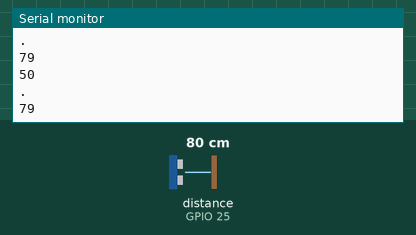
Bench run of a program on a simulated ESP32. Shown: the last lines printed to the serial monitor. Inputs (shaded band) come from the test bench; at power-on: distance to the obstacle (sensor on GPIO 25) 80 cm. The echo pulse lasts 58.3 µs per cm.

Above: at 18.0 s.
18.1 s: distance to the obstacle (sensor on GPIO 25) set to 2 cm
At 18.84 s:
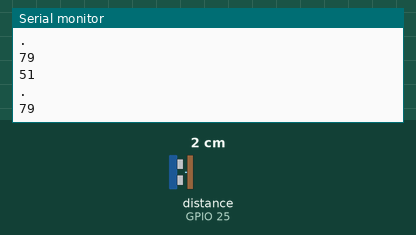
33.1 s: distance to the obstacle (sensor on GPIO 25) set to 4 cm
At 33.15 s:
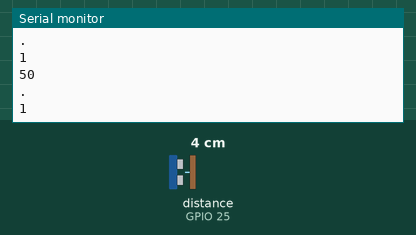
Timing chart, 0 to 36.1 s (numbered marks = the images above; inputs shaded):
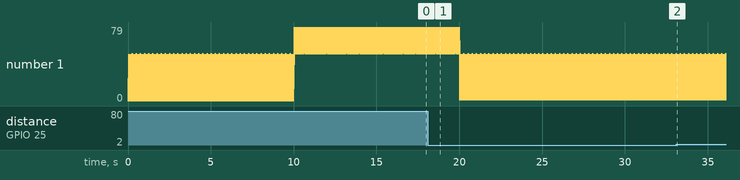

Measured:
- plotted number 1: 79 → 1 after the input at 18.1 s, 1 → 3 after the input at 33.1 s

The program:

main.cpp
```cpp
#include<Arduino.h>


// HcSR04 /* working */
  /* setting */#define HcSR04_trig 33
  /* setting */#define HcSR04_echo 25
  /* setting */#define HcSR04_buffer_length 5
  /* setting */#define HcSR04_buffer_margin 10

  /* public */volatile bool HcSR04_ready = 0;
  /* public */volatile long HcSR04_ready_time = 0;
  /* public */volatile unsigned long HcSR04_distance = 0;
  /* public */volatile uint16_t HcSR04_buffer[HcSR04_buffer_length] = {0};
  /* public */void HcSR04_detect() {}//insert function to be executed when it detect

  uint8_t HcSR04_buffer_ptr = 0;
  hw_timer_t *HcSR04_timer;
  volatile bool HcSR04_stable = 1;

  #define HcSR04_manage_fLag() if(millis() - HcSR04_ready_time > 1000) if(HcSR04_ready_time) { HcSR04_ready_time = HcSR04_ready = 0;}
  bool HcSR04_buffer_allsame() {
    for(int i = 1; i<HcSR04_buffer_length ; i++){
      if(HcSR04_buffer[0] - HcSR04_buffer_margin < HcSR04_buffer[i] && HcSR04_buffer[i] < HcSR04_buffer[0] + HcSR04_buffer_margin) ;
      else return 0;
    }
    return 1;
  }
  void HcSR04_scan(){//HcSR04_ready, HcSR04_ready_time, HcSR04_stable, HcSR04_buffer, HcSR04_distance
    digitalWrite(HcSR04_trig, LOW);
    delayMicroseconds(2);
    digitalWrite(HcSR04_trig, HIGH);
    delayMicroseconds(10);
    digitalWrite(HcSR04_trig, LOW);
    HcSR04_distance = pulseIn(HcSR04_echo,HIGH) *17/1000;//

    //only send HcSR04_ready when going from stable to unstable
    HcSR04_buffer[(HcSR04_buffer_ptr++)%HcSR04_buffer_length] = HcSR04_distance;
    HcSR04_buffer_ptr = (HcSR04_buffer_ptr + 1) % HcSR04_buffer_length;
    if(HcSR04_buffer_allsame()) {
      HcSR04_stable = 1;
    }
    else if(HcSR04_stable){//rising
      HcSR04_stable = 0;
      HcSR04_detect();
      HcSR04_ready = 1;
      HcSR04_ready_time = millis();
    }
    timerWrite(HcSR04_timer, 9985000);
  }
  void HcSR04_init(uint8_t timer_ID) {
    pinMode(HcSR04_trig, OUTPUT);
    digitalWrite(HcSR04_trig, LOW);
    pinMode(HcSR04_echo, INPUT);

    HcSR04_timer = timerBegin(timer_ID, 80, true );
    timerAttachInterrupt(HcSR04_timer, HcSR04_scan, false);
    timerAlarmWrite(HcSR04_timer, 10000000, true);
    timerAlarmEnable(HcSR04_timer);
    timerWrite(HcSR04_timer, 9990000);
  }
//


void setup() {
  Serial.begin(115200);

  #define timer_HcSR04 1
  HcSR04_init(timer_HcSR04);

}

bool detect = 0;
uint64_t detect_time = 0;
void loop() {

  HcSR04_manage_fLag();

  if(HcSR04_ready){
    if(!detect){
      Serial.println(millis() - detect_time);
      detect_time = millis();
    }
    Serial.println(">>>>>>>>>");
  } else {
    if(!detect){
      Serial.println(millis() - detect_time);
      detect_time = millis();
    }
    Serial.println(".");
  }


  Serial.println(HcSR04_distance);
  delay(50);

}
```
